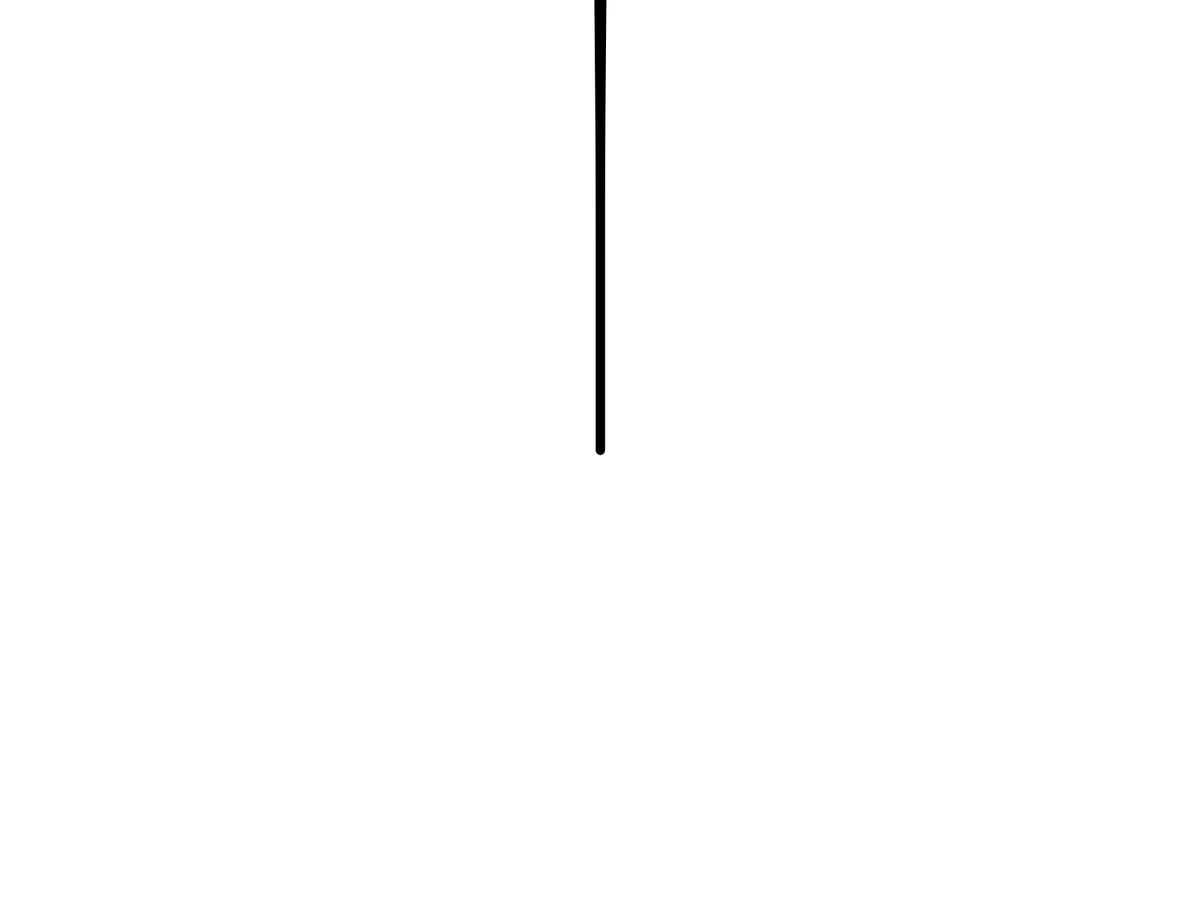
Frame 1 (no input)
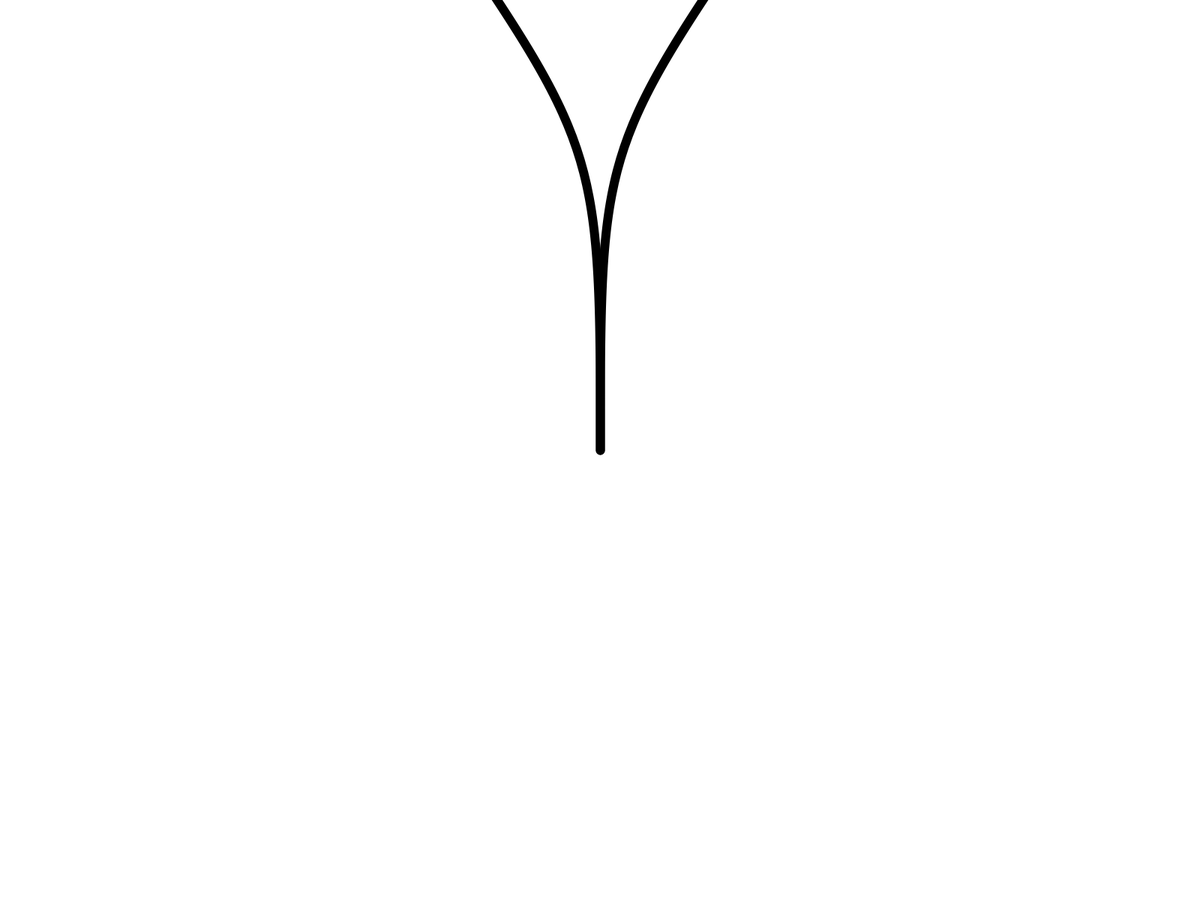
Frame 60 (the mouse pressed at the canvas centre just before this capture)
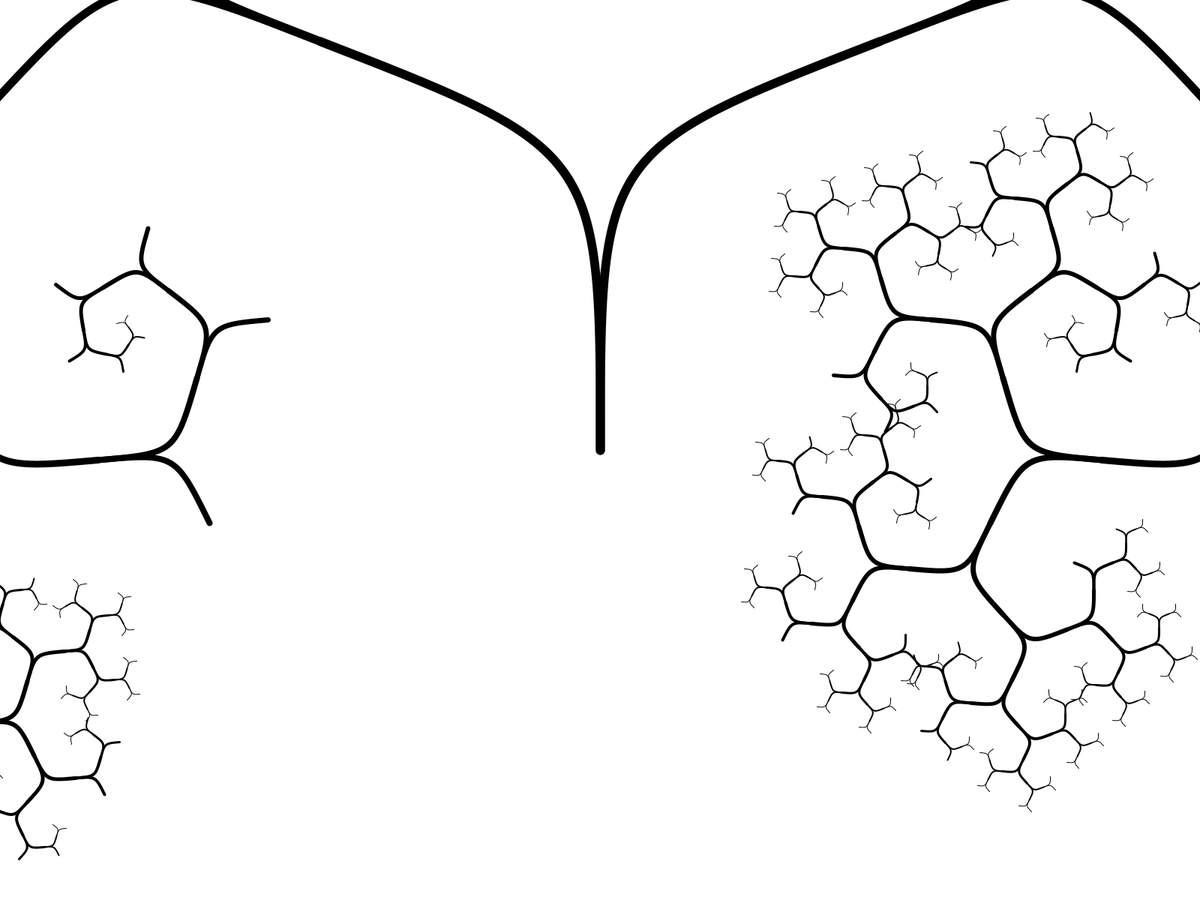
Frame 120 (the mouse held since frame 60 and released just before this capture)

The Processing sketch that drew these frames (run headless with seeded random() and noise(); from frame 60 on, the mouse is pressed at the canvas centre):

// Processing sketch: BeziertreRandome
// ── BeziertreRandome.pde
boolean[][] enable = new boolean[1][2];
int branchcount = 0;
int recursion = 12;
int totalbranch;

void setup(){
  fullScreen();
  totalbranch = int(pow(2, recursion));
  enable = new boolean[totalbranch * 2][2];
  for(int i = 0; i < totalbranch; i++){
    Treeseed(i);
  }
}

void draw(){
  background(255);
  pos spos = new pos();
  spos.x = width / 2;
  spos.y = height / 2;
  spos.angle = HALF_PI * 3;
  spos.len = height / 3;
  branchcount = 0;
  Tree(spos, recursion);
}

void Treeseed(int i){
  if(1 < random(0, 10)){
    enable[i][0] = true;
  }
  else{
    enable[i][0] = false;
  }
  if(1 < random(0, 10)){
    enable[i][1] = true;
  }
  else{
    enable[i][1] = false;
  }
}

void Tree(pos p1, int tier){
  if(tier > 0){
    float branch = frameCount * 0.01;
    pos p2 = new pos();
    p2.x = p1.x + cos(p1.angle) * p1.len;
    p2.y = p1.y + sin(p1.angle) * p1.len;
    pos p3 = new pos();
    p3.x = p2.x + cos(p1.angle + branch) * p1.len;
    p3.y = p2.y + sin(p1.angle + branch) * p1.len;
    pos p4 = new pos();
    p4.x = p2.x + cos(p1.angle - branch) * p1.len;
    p4.y = p2.y + sin(p1.angle - branch) * p1.len;
    stroke(0);
    strokeWeight(tier);
    noFill();
    bezier(p1.x, p1.y, p2.x, p2.y, p2.x, p2.y, p3.x, p3.y);
    bezier(p1.x, p1.y, p2.x, p2.y, p2.x, p2.y, p4.x, p4.y);
    pos rpos = new pos();
    rpos.x = p3.x;
    rpos.y = p3.y;
    rpos.len = p1.len / 1.4;
    rpos.angle = p1.angle + branch;
    if(enable[branchcount][0]){
      Tree(rpos, tier -1);
      branchcount++;
    }
    pos lpos = new pos();
    lpos.x = p4.x;
    lpos.y = p4.y;
    lpos.len = p1.len / 1.4;
    lpos.angle = p1.angle - branch;
    if(enable[branchcount][1]){
      Tree(lpos, tier -1);
    }
  }
}

class pos{
  float x, y;
  float angle;
  float len;
  pos(){
    x = 0;
    y = 0;
  }
}
